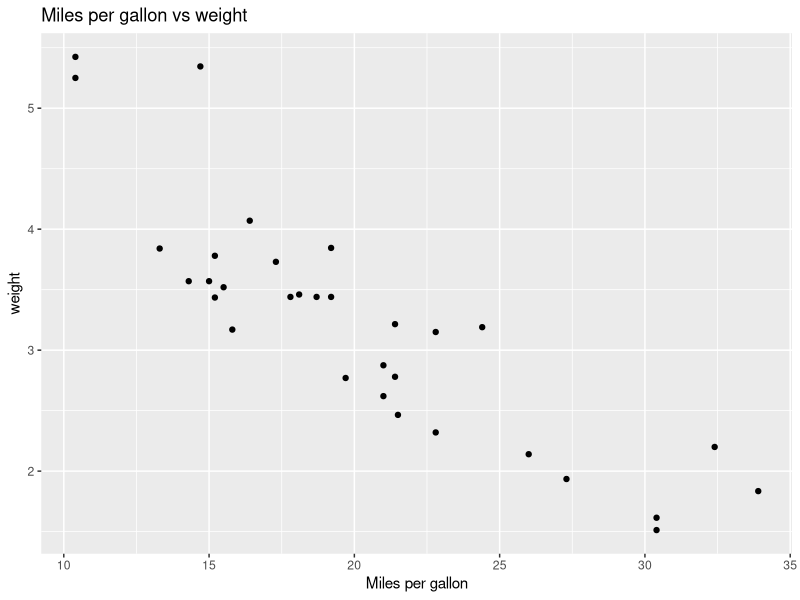

This chart was generated by the following R code:
library(ggplot2)
ggplot(mtcars, aes(x=mpg, y=wt))+geom_point()+ggtitle("Miles per gallon vs weight")+labs(y="weight", x="Miles per gallon")
